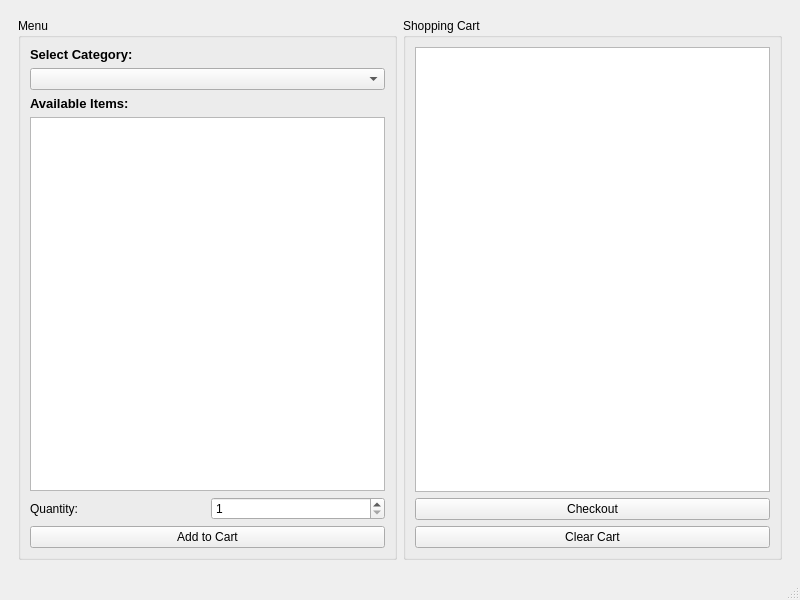
<?xml version="1.0" encoding="UTF-8"?>
<ui version="4.0">
 <class>MainWindow</class>
 <widget class="QMainWindow" name="MainWindow">
  <property name="geometry">
   <rect>
    <x>0</x>
    <y>0</y>
    <width>800</width>
    <height>600</height>
   </rect>
  </property>
  <property name="windowTitle">
   <string>Cafeteria Ordering System</string>
  </property>
  <widget class="QWidget" name="centralwidget">
   <layout class="QVBoxLayout" name="verticalLayout">
    <item>
     <widget class="QStackedWidget" name="stackedWidget">
      <property name="currentIndex">
       <number>0</number>
      </property>
      
      <!-- Customer View (Page 0) -->
      <widget class="QWidget" name="customerPage">
       <layout class="QHBoxLayout" name="horizontalLayout">
        
        <!-- Left Side - Menu Selection -->
        <item>
         <widget class="QGroupBox" name="menuGroupBox">
          <property name="title">
           <string>Menu</string>
          </property>
          <layout class="QVBoxLayout" name="verticalLayout_2">
           
           <item>
            <widget class="QLabel" name="categoryLabel">
             <property name="text">
              <string>Select Category:</string>
             </property>
             <property name="font">
              <font>
               <pointsize>10</pointsize>
               <weight>75</weight>
               <bold>true</bold>
              </font>
             </property>
            </widget>
           </item>
           
           <item>
            <widget class="QComboBox" name="categoryComboBox">
             <property name="minimumHeight">
              <number>30</number>
             </property>
            </widget>
           </item>
           
           <item>
            <widget class="QLabel" name="itemsLabel">
             <property name="text">
              <string>Available Items:</string>
             </property>
             <property name="font">
              <font>
               <pointsize>10</pointsize>
               <weight>75</weight>
               <bold>true</bold>
              </font>
             </property>
            </widget>
           </item>
           
           <item>
            <widget class="QListWidget" name="itemsListWidget">
             <property name="minimumHeight">
              <number>300</number>
             </property>
            </widget>
           </item>
           
           <item>
            <layout class="QHBoxLayout" name="horizontalLayout_2">
             <item>
              <widget class="QLabel" name="quantityLabel">
               <property name="text">
                <string>Quantity:</string>
               </property>
              </widget>
             </item>
             <item>
              <widget class="QSpinBox" name="quantitySpinBox">
               <property name="minimum">
                <number>1</number>
               </property>
               <property name="maximum">
                <number>99</number>
               </property>
               <property name="value">
                <number>1</number>
               </property>
              </widget>
             </item>
            </layout>
           </item>
           
           <item>
            <widget class="QPushButton" name="addToCartButton">
             <property name="text">
              <string>Add to Cart</string>
             </property>
             <property name="minimumHeight">
              <number>40</number>
             </property>
            </widget>
           </item>
           
          </layout>
         </widget>
        </item>
        
        <!-- Right Side - Shopping Cart -->
        <item>
         <widget class="QGroupBox" name="cartGroupBox">
          <property name="title">
           <string>Shopping Cart</string>
          </property>
          <layout class="QVBoxLayout" name="verticalLayout_3">
           
           <item>
            <widget class="QTextEdit" name="cartTextEdit">
             <property name="readOnly">
              <bool>true</bool>
             </property>
             <property name="font">
              <font>
               <family>Courier</family>
              </font>
             </property>
            </widget>
           </item>
           
           <item>
            <widget class="QPushButton" name="checkoutButton">
             <property name="text">
              <string>Checkout</string>
             </property>
             <property name="minimumHeight">
              <number>40</number>
             </property>
            </widget>
           </item>
           
           <item>
            <widget class="QPushButton" name="clearCartButton">
             <property name="text">
              <string>Clear Cart</string>
             </property>
             <property name="minimumHeight">
              <number>35</number>
             </property>
            </widget>
           </item>
           
          </layout>
         </widget>
        </item>
        
       </layout>
      </widget>
      
      <!-- Manager View (Page 1) -->
      <widget class="QWidget" name="managerPage">
       <layout class="QVBoxLayout" name="verticalLayout_4">
        
        <item>
         <widget class="QLabel" name="managerTitleLabel">
          <property name="text">
           <string>MANAGER MODE</string>
          </property>
          <property name="alignment">
           <set>Qt::AlignCenter</set>
          </property>
          <property name="font">
           <font>
            <pointsize>16</pointsize>
            <weight>75</weight>
            <bold>true</bold>
           </font>
          </property>
         </widget>
        </item>
        
        <item>
         <widget class="QGroupBox" name="managerGroupBox">
          <property name="title">
           <string>Menu Items Management</string>
          </property>
          <layout class="QVBoxLayout" name="verticalLayout_5">
           
           <item>
            <widget class="QLabel" name="managerItemsLabel">
             <property name="text">
              <string>All Menu Items:</string>
             </property>
             <property name="font">
              <font>
               <weight>75</weight>
               <bold>true</bold>
              </font>
             </property>
            </widget>
           </item>
           
           <item>
            <widget class="QListWidget" name="managerItemsListWidget">
             <property name="minimumHeight">
              <number>300</number>
             </property>
            </widget>
           </item>
           
           <item>
            <layout class="QHBoxLayout" name="horizontalLayout_3">
             
             <item>
              <widget class="QPushButton" name="addItemButton">
               <property name="text">
                <string>Add New Item</string>
               </property>
               <property name="minimumHeight">
                <number>40</number>
               </property>
              </widget>
             </item>
             
             <item>
              <widget class="QPushButton" name="editPriceButton">
               <property name="text">
                <string>Edit Price</string>
               </property>
               <property name="minimumHeight">
                <number>40</number>
               </property>
              </widget>
             </item>
             
             <item>
              <widget class="QPushButton" name="removeItemButton">
               <property name="text">
                <string>Remove Item</string>
               </property>
               <property name="minimumHeight">
                <number>40</number>
               </property>
              </widget>
             </item>
             
            </layout>
           </item>
           
           <item>
            <widget class="QPushButton" name="saveChangesButton">
             <property name="text">
              <string>Save All Changes to File</string>
             </property>
             <property name="minimumHeight">
              <number>45</number>
             </property>
            </widget>
           </item>
           
           <item>
            <widget class="QPushButton" name="managerBackButton">
             <property name="text">
              <string>Back to Customer View</string>
             </property>
             <property name="minimumHeight">
              <number>40</number>
             </property>
            </widget>
           </item>
           
          </layout>
         </widget>
        </item>
        
       </layout>
      </widget>
      
     </widget>
    </item>
   </layout>
  </widget>
  
  <widget class="QStatusBar" name="statusbar">
   <property name="sizeGripEnabled">
    <bool>true</bool>
   </property>
  </widget>
  
 </widget>
 <resources/>
 <connections/>
</ui>
